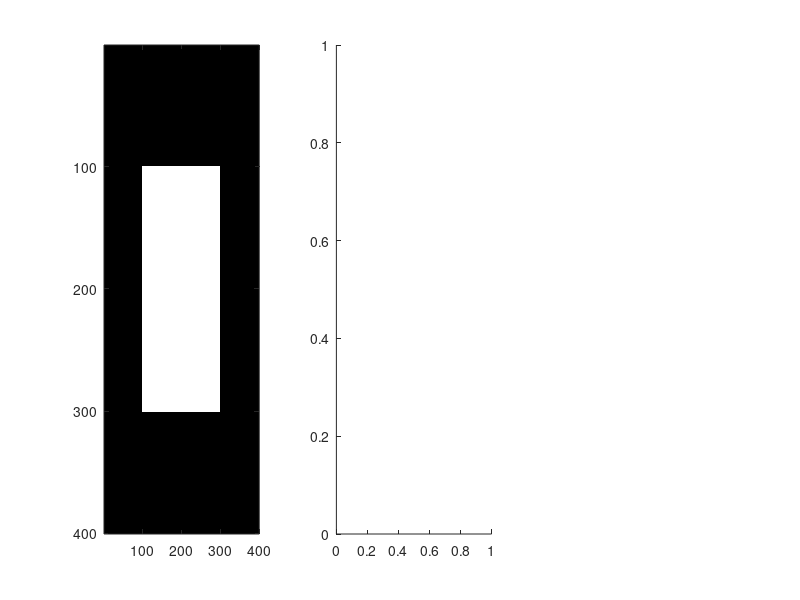

Write the MATLAB code that produced this figure. (Note: this script raises an error after producing the figure.)
n=400;
im=zeros(n, n);
  
for i=n-3*floor(n/4):n-floor(n/4)
    for j=n-3*floor(n/4):n-floor(n/4)
        im(i, j) = 1;
    end
end

a=0.10;
b=0.901;

noise = a + randn(size(im)) * b;
newim = double(im) + noise;


% bar(newim)
% grid on


subplot(1,3,1);
subimage(im);
subplot(1,3,2);
subimage(noise);
subplot(1,3,3);
subimage(newim);